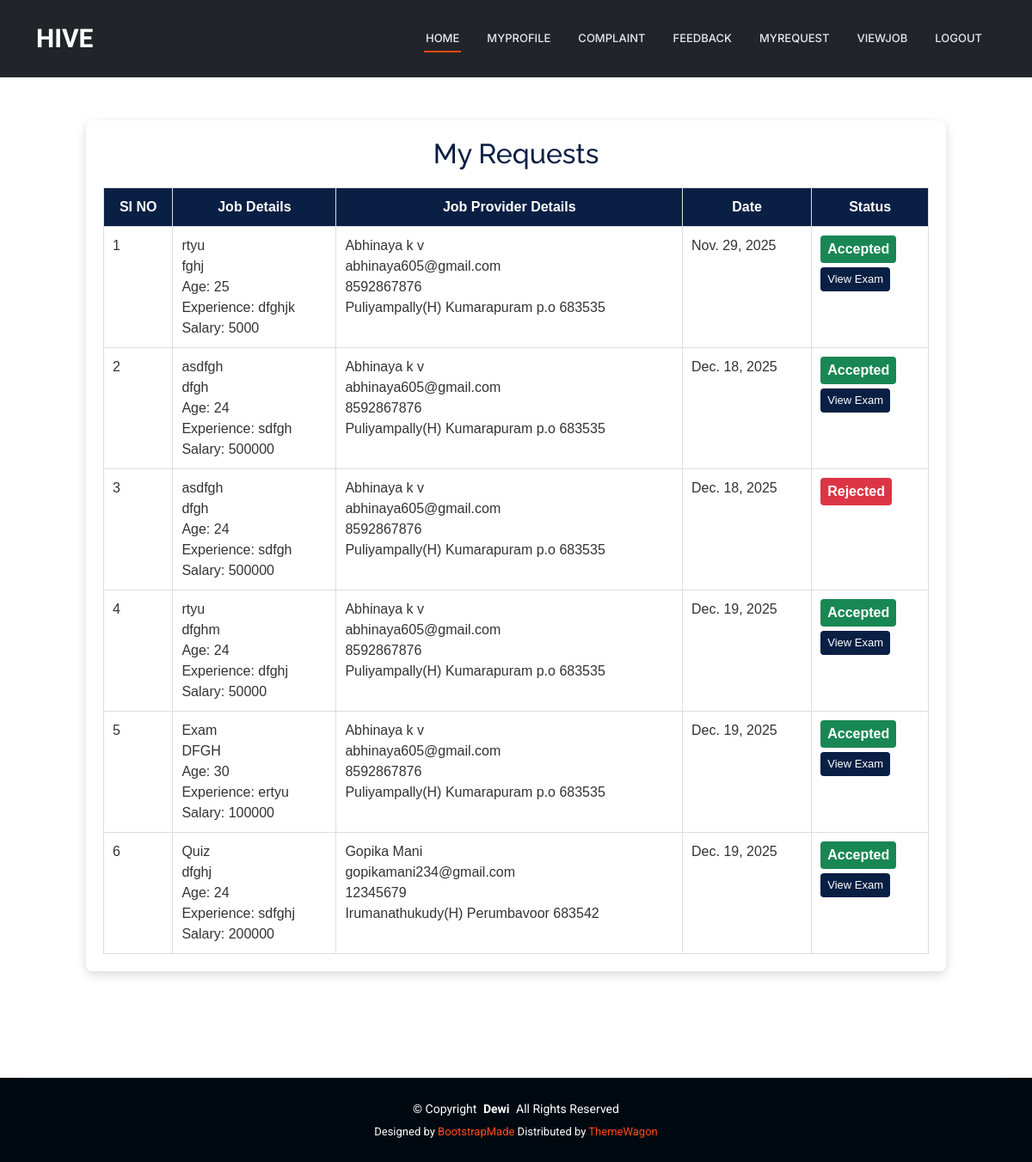
/User/MyRequest/ (signed in), run on an earlier commit of the app's database.
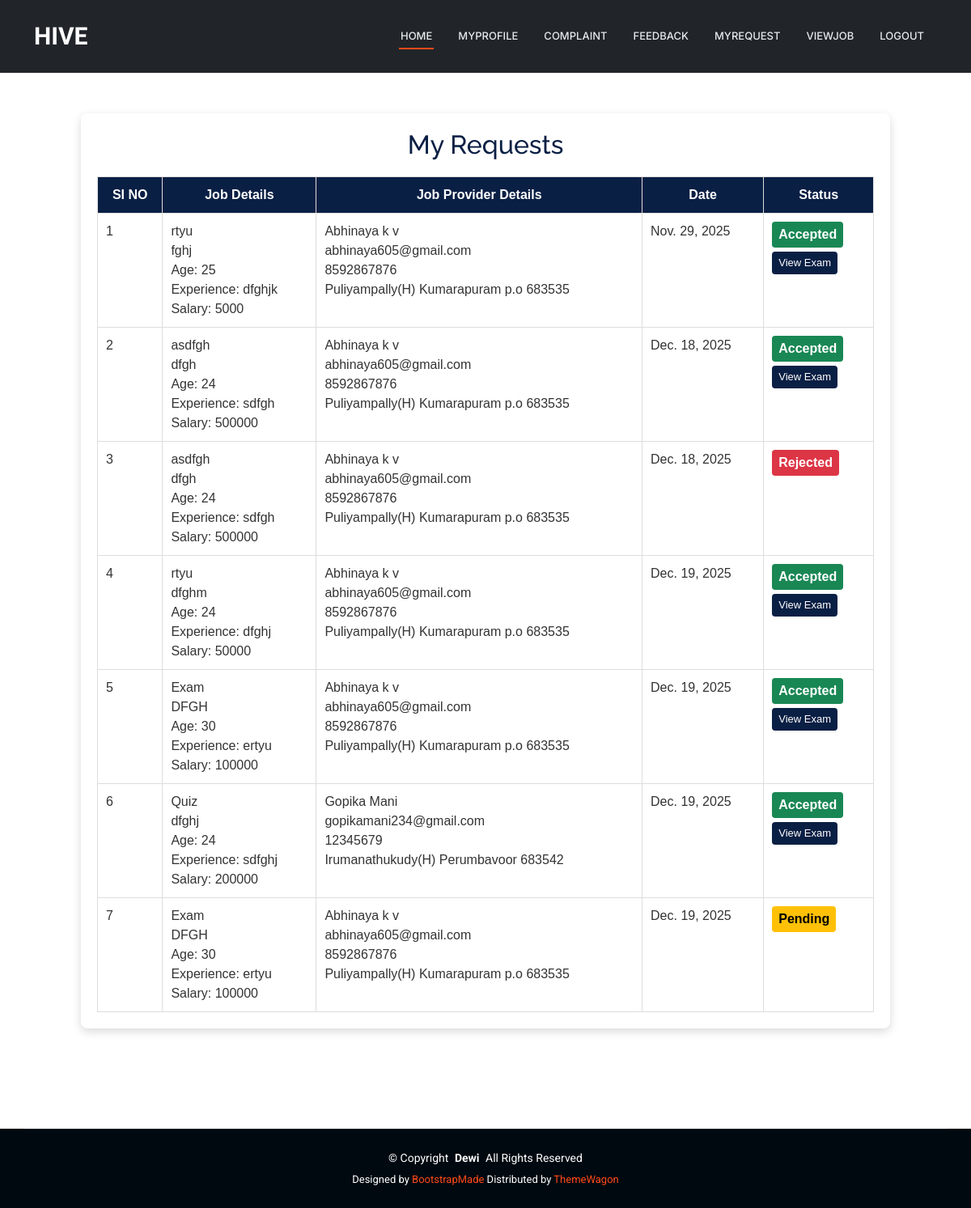
And on a later commit of the database.
### User/models.py (models this page shows)
class tbl_request(models.Model):
    request_date=models.DateField(auto_now_add=True)
    request_status=models.IntegerField(default=0)
    request_file=models.FileField(upload_to="Assets/RequestDocs/")
    job_id=models.ForeignKey(tbl_job,on_delete=models.CASCADE)
    user_id=models.ForeignKey(tbl_user,on_delete=models.CASCADE)

### JobProvider/models.py (models this page shows)
class tbl_job(models.Model):
    job_title=models.CharField(max_length=50)
    job_content=models.CharField(max_length=50)
    job_requriedage=models.CharField(max_length=50)
    job_experience=models.CharField(max_length=50)
    job_salary=models.CharField(max_length=50)
    job_lastdate=models.DateField()
    job_date=models.DateField(auto_now_add=True)
    job_status=models.IntegerField(default=0)
    jobprovider_id=models.ForeignKey(tbl_jobprovider,on_delete=models.CASCADE)
    jobcategory_id=models.ForeignKey(tbl_jobcategory,on_delete=models.CASCADE)
    jobtype_id=models.ForeignKey(tbl_jobtype,on_delete=models.CASCADE)

### Guest/models.py (models this page shows)
class tbl_jobprovider(models.Model):
   jobprovider_name = models.CharField(max_length=50)
   jobprovider_email = models.CharField(max_length=50)
   jobprovider_contact = models.CharField(max_length=50)
   jobprovider_address = models.CharField(max_length=100)
   jobprovider_photo = models.FileField(upload_to="Assets/JobProviderDocs/")
   jobprovider_proof = models.FileField(upload_to="Assets/JobProviderDocs/")
   jobprovider_status = models.IntegerField(default=0)
   jobprovider_doj = models.DateField(auto_now_add=True)
   jobprovider_password = models.CharField(max_length=50)
   place = models.ForeignKey(tbl_place,on_delete=models.CASCADE)

### User/views.py (the view)
# urls.py: path('MyRequest/',views.MyRequest,name="MyRequest"),
def MyRequest(request):
    reqdata = tbl_request.objects.filter(user_id=request.session['uid'])
    return render(request,"User/MyRequest.html",{"reqdata":reqdata})

### User/Templates/User/MyRequest.html (shortened to what this page needs)
{% extends 'User/Header.html' %}
{% block content %}
<head>
</head>
<div class="myrequest-wrapper">
    <div class="myrequest-card">
        <h2>My Requests</h2>
        <table class="myrequest-table">
            <tr>
                <th>SI NO</th>
                <th>Job Details</th>
                <th>Job Provider Details</th>
                <th>Date</th>
                <th>Status</th>
            </tr>
            {% for i in reqdata %}
            <tr>
                <td>{{ forloop.counter }}</td>
                <td>
                    {{ i.job_id.job_title }}<br>
                    {{ i.job_id.job_content }}<br>
                    Age: {{ i.job_id.job_requriedage }}<br>
                    Experience: {{ i.job_id.job_experience }}<br>
                    Salary: {{ i.job_id.job_salary }}
                </td>
                <td>
                    {{ i.job_id.jobprovider_id.jobprovider_name }}<br>
                    {{ i.job_id.jobprovider_id.jobprovider_email }}<br>
                    {{ i.job_id.jobprovider_id.jobprovider_contact }}<br>
                    {{ i.job_id.jobprovider_id.jobprovider_address }}
                </td>
                <td>{{ i.job_id.job_date }}</td>
                <td>
                    {% if i.request_status == 0 %}
                        <span class="status status-pending">Pending</span>
                    {% elif i.request_status == 1 %}
                        <span class="status status-accepted">Accepted</span><br>
                        <a href="{% url 'User:ViewExam' i.job_id.id %}" class="view-exam-btn">View Exam</a>
                    {% elif i.request_status == 2 %}
                        <span class="status status-rejected">Rejected</span>
                    {% endif %}
                </td>
            </tr>
            {% endfor %}
        </table>
    </div>
</div>
{% endblock %}

What changed in the data, as far as the page shows it:
added tbl_request: job_id.job_title "Exam", job_id.job_content "DFGH", job_id.job_requriedage "30", job_id.job_experience "ertyu", job_id.job_salary "100000", job_id.jobprovider_id.jobprovider_name "Abhinaya k v", job_id.jobprovider_id.jobprovider_email "abhinaya605@gmail.com", job_id.jobprovider_id.jobprovider_contact "8592867876", job_id.jobprovider_id.jobprovider_address "Puliyampally(H) Kumarapuram p.o 683535", job_id.job_date "Dec. 19, 2025", request_status "Pending"
